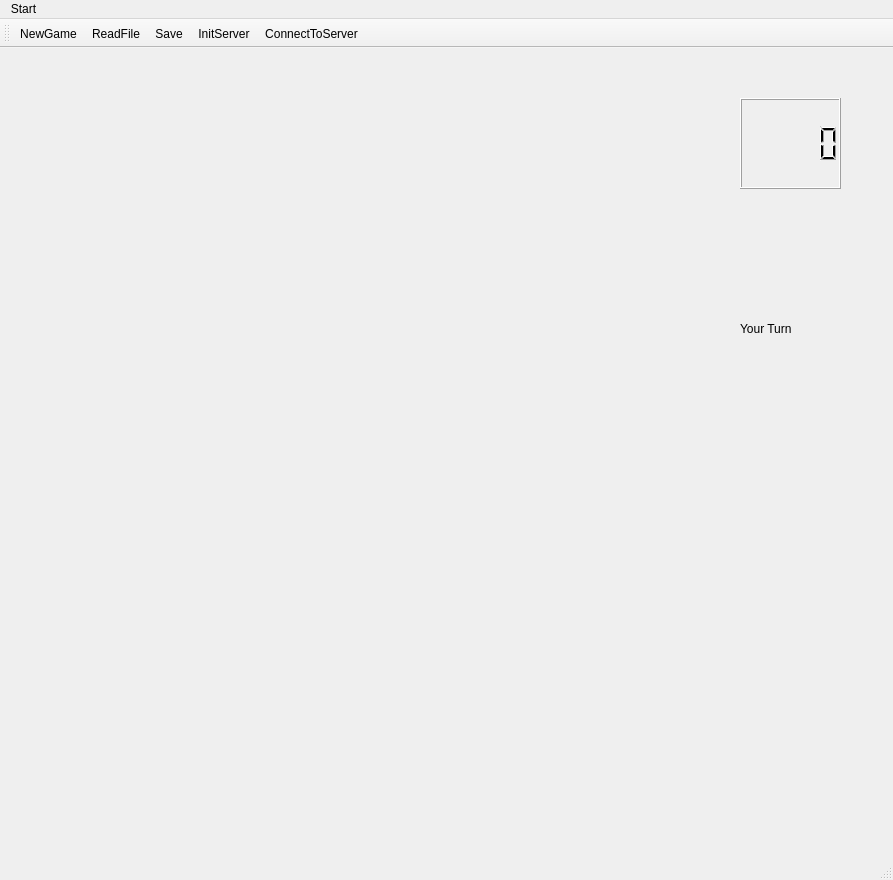
<?xml version="1.0" encoding="UTF-8"?>
<ui version="4.0">
 <class>MainWindow</class>
 <widget class="QMainWindow" name="MainWindow">
  <property name="geometry">
   <rect>
    <x>0</x>
    <y>0</y>
    <width>893</width>
    <height>880</height>
   </rect>
  </property>
  <property name="windowTitle">
   <string>MainWindow</string>
  </property>
  <widget class="QWidget" name="centralWidget">
   <widget class="QLCDNumber" name="lcd">
    <property name="geometry">
     <rect>
      <x>740</x>
      <y>50</y>
      <width>101</width>
      <height>91</height>
     </rect>
    </property>
   </widget>
   <widget class="QLabel" name="label">
    <property name="geometry">
     <rect>
      <x>740</x>
      <y>170</y>
      <width>81</width>
      <height>51</height>
     </rect>
    </property>
    <property name="text">
     <string/>
    </property>
   </widget>
   <widget class="QLabel" name="Your">
    <property name="geometry">
     <rect>
      <x>740</x>
      <y>240</y>
      <width>181</width>
      <height>81</height>
     </rect>
    </property>
    <property name="text">
     <string>Your Turn</string>
    </property>
   </widget>
  </widget>
  <widget class="QMenuBar" name="menuBar">
   <property name="geometry">
    <rect>
     <x>0</x>
     <y>0</y>
     <width>893</width>
     <height>21</height>
    </rect>
   </property>
   <widget class="QMenu" name="menuStart">
    <property name="title">
     <string>Start</string>
    </property>
    <addaction name="actionInitServer"/>
    <addaction name="actionConnectToServer"/>
   </widget>
   <addaction name="menuStart"/>
  </widget>
  <widget class="QToolBar" name="mainToolBar">
   <attribute name="toolBarArea">
    <enum>TopToolBarArea</enum>
   </attribute>
   <attribute name="toolBarBreak">
    <bool>false</bool>
   </attribute>
   <addaction name="actionNewGame"/>
   <addaction name="actionReadFile"/>
   <addaction name="actionSave"/>
   <addaction name="actionInitServer"/>
   <addaction name="actionConnectToServer"/>
  </widget>
  <widget class="QStatusBar" name="statusBar"/>
  <action name="actionReadFile">
   <property name="text">
    <string>ReadFile</string>
   </property>
   <property name="shortcut">
    <string>Ctrl+F</string>
   </property>
  </action>
  <action name="actionSave">
   <property name="text">
    <string>Save</string>
   </property>
  </action>
  <action name="actionInitServer">
   <property name="text">
    <string>InitServer</string>
   </property>
  </action>
  <action name="actionConnectToServer">
   <property name="text">
    <string>ConnectToServer</string>
   </property>
  </action>
  <action name="actionNewGame">
   <property name="text">
    <string>NewGame</string>
   </property>
  </action>
 </widget>
 <layoutdefault spacing="6" margin="11"/>
 <resources/>
 <connections/>
</ui>
